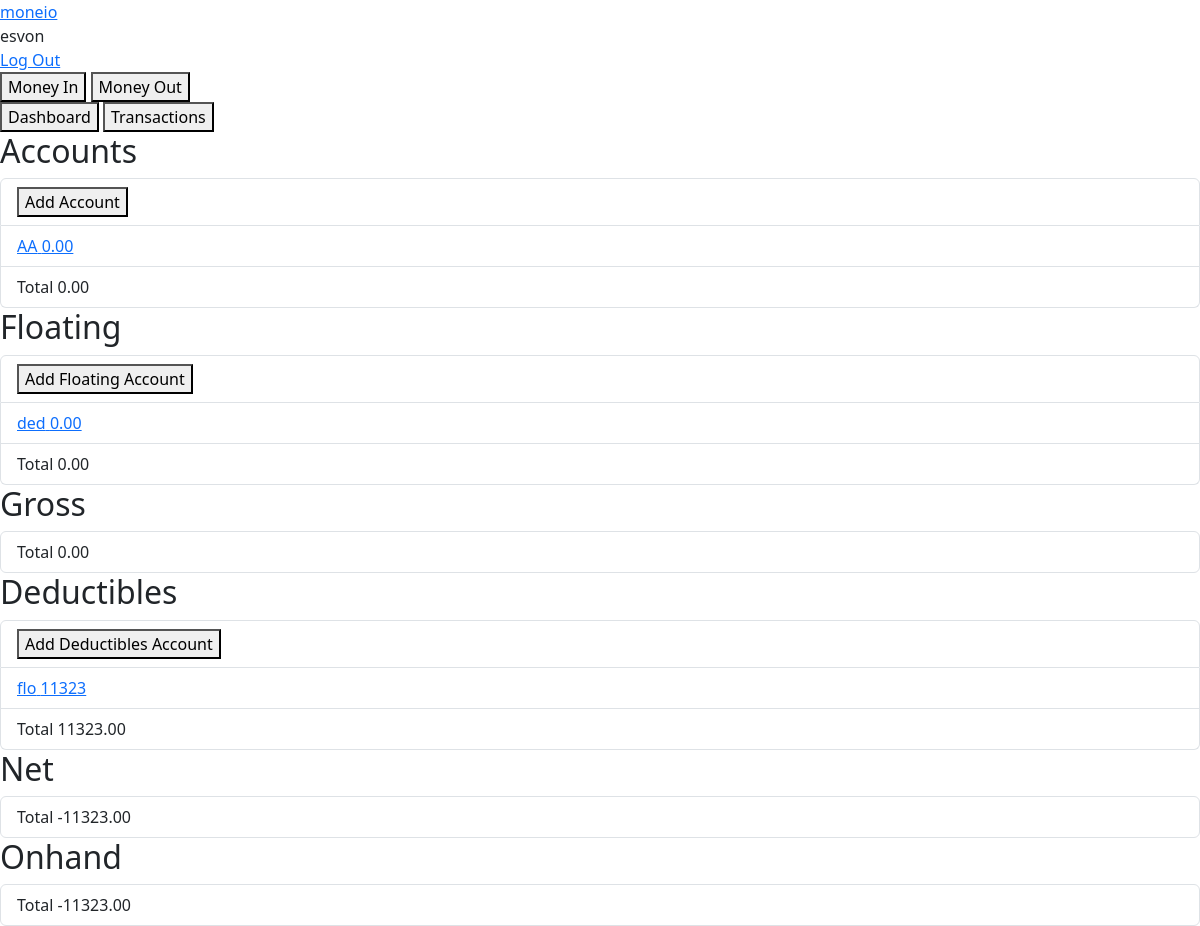
Screenshot of / (signed in) with the database file from the repository.
### moneio/models.py (models this page shows, shortened)
class User(AbstractUser):
  pass

class Account(models.Model):
  user = models.ForeignKey(User, on_delete=models.CASCADE, related_name="account_user")
  name = models.CharField(max_length=255)
  initial_balance = models.DecimalField(max_digits=12, decimal_places=2)
  initial_balance_date = models.DateField()
  is_floating = models.BooleanField()
  def serialize(self):
    return {
      "id": self.id,
      "name": self.name,
      "balance": self.initial_balance,
      "date": self.initial_balance_date.strftime("%e %B %Y"),
      "is_floating": self.is_floating,
    }

### moneio/views.py (the view)
# urls.py: path("", views.index, name="index"),
  def views(request):
    if request.user.is_authenticated:
      accounts = Account.objects.filter(user = request.user).order_by("name")
      breakdowns = MoneyInOut.objects.filter(user = request.user).order_by("-date")
      accounts = [account.serialize() for account in accounts]
      breakdowns = [breakdown.serialize() for breakdown in breakdowns]
      for breakdown in breakdowns:
        for account in accounts:
          if account["name"] == breakdown["account"]:
            account["balance"] += breakdown["price"]
      current_total_balance = 0
      current_total_floating = 0
      current_total_deductibles = 0
      for account in accounts:
        if account["is_floating"]:
          if account["balance"] >= 0:
            current_total_floating += account["balance"]
          else:
            current_total_deductibles += account["balance"]
        else:
          current_total_balance += account["balance"]
      current_total_deductibles = current_total_deductibles * (-1)
      current_total_gross = current_total_balance + current_total_floating
      current_total_net = current_total_gross - current_total_deductibles
      current_total_onhand = current_total_net - current_total_floating
      return render(request, "moneio/index.html", {
        "data": {
          "accounts": accounts,
          "breakdowns": breakdowns,
          "current_total_balance": current_total_balance,
          "current_total_floating": current_total_floating,
          "current_total_gross": current_total_gross,
          "current_total_deductibles": current_total_deductibles,
          "current_total_net": current_total_net,
          "current_total_onhand": current_total_onhand,
        },
      })
    return func(request)

### moneio/models.py (called while the page is built)
  def serialize(self):
    return {
      "id": self.id,
      "name": self.name,
      "price": self.price,
      "date": self.date.strftime("%e %B %Y"),
      "account": self.account.name,
    }

### moneio/templates/moneio/index.html (shortened to what this page needs)
{% extends "moneio/layout.html" %}
{% load static %}
{% block body %}
  <div id="defaultView">
    <div>
      <button id="moneyInBtn">Money In</button>
      <button id="moneyOutBtn">Money Out</button>
    </div>
    <div>
      <button id="dashboardBtn">Dashboard</button>
      <button id="breakdownBtn">Transactions</button>
    </div>
    <div id="dashboardView">
      <div>
        <h2>Accounts</h2>
        <ul class="list-group">
          <li class="list-group-item">
            <button id="addAccountBtn">Add Account</button>
          </li>
          {% for account in data.accounts %}
            {% if not account.is_floating %}
              <li class="list-group-item">
                <a href="{% url 'edit_account' request.user.username account.id %}">
                  <span>{{ account.name }}</span>
                  <span>{{ account.balance }}</span>
                </a>
              </li>
            {% endif %}
          {% endfor %}
          <li class="list-group-item">
            <span>Total</span>
            <span>{{ data.current_total_balance }}</span>
          </li>
        </ul>
      </div>
      <div>
        <h2>Floating</h2>
        <ul class="list-group">
          <li class="list-group-item">
            <button id="addFloatingBtn">Add Floating Account</button>
          </li>
          {% for account in data.accounts %}
            {% if account.is_floating and account.balance >= 0 %}
              <li class="list-group-item">
                <a href="{% url 'edit_account' request.user.username account.id %}">
                  <span>{{ account.name }}</span>
                  <span>{{ account.balance }}</span>
                </a>
              </li>
            {% endif %}
          {% endfor %}
          <li class="list-group-item">
            <span>Total</span>
            <span>{{ data.current_total_floating }}</span>
          </li>
        </ul>
      </div>
      <div>
        <h2>Gross</h2>
        <ul class="list-group">
          <li class="list-group-item">
            <span>Total</span>
            <span>{{ data.current_total_gross }}</span>
          </li>
        </ul>
      </div>
      <div>
        <h2>Deductibles</h2>
        <ul class="list-group">
          <li class="list-group-item">
            <button id="addDeductiblesBtn">Add Deductibles Account</button>
          </li>
          {% for account in data.accounts %}
            {% if account.is_floating and account.balance < 0 %}
              <li class="list-group-item">
                <a href="{% url 'edit_account_deductibles' request.user.username account.id %}">
                  <span>{{ account.name }}</span>
                  <span>{% widthratio account.balance 1 -1 %}</span>
                </a>
              </li>
            {% endif %}
          {% endfor %}
          <li class="list-group-item">
            <span>Total</span>
            <span>{{ data.current_total_deductibles }}</span>
          </li>
        </ul>
      </div>
      <div>
        <h2>Net</h2>
        <ul class="list-group">
          <li class="list-group-item">
            <span>Total</span>
            <span>{{ data.current_total_net }}</span>
          </li>
        </ul>
      </div>
      <div>
        <h2>Onhand</h2>
        <ul class="list-group">
          <li class="list-group-item">
            <span>Total</span>
            <span>{{ data.current_total_onhand }}</span>
          </li>
        </ul>
      </div>
    </div>
  </div>
{% endblock %}

### moneio/templates/moneio/layout.html (shortened to what this page needs)
<!DOCTYPE html>
<html lang="en">
<head>
  <link href="https://cdn.jsdelivr.net/npm/bootstrap@5.3.2/dist/css/bootstrap.min.css" rel="stylesheet">
</head>
<body>
  <a href="{% url 'index' %}">moneio</a>
  {% if user.is_authenticated %}
    <div>{{ user.username }}</div>
    <div><a href="{% url 'logout' %}">Log Out</a></div>
  {% else %}
    <a href="{% url 'login' %}">Log In</a>
    <a href="{% url 'register' %}">Register</a>
  {% endif %}
  {% block body %}
  {% endblock %}
</body>
</html>

### rows the page displays
User: username "esvon"
Account: name "AA"
Account: name "ded"
Account: name "flo"

### other values shown
{{ account.balance }} "0.00"
{{ data.current_total_balance }} "0.00"
{{ data.current_total_floating }} "0.00"
{{ data.current_total_gross }} "0.00"
{{ data.current_total_deductibles }} "11323.00"
{{ data.current_total_net }} "-11323.00"
{{ data.current_total_onhand }} "-11323.00"
